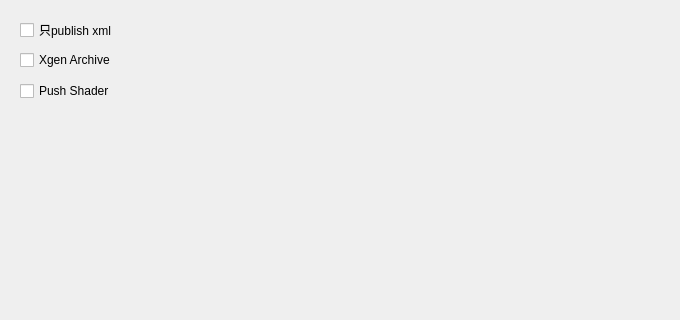
<?xml version="1.0" encoding="UTF-8"?>
<ui version="4.0">
 <class>Form</class>
 <widget class="QWidget" name="Form">
  <property name="geometry">
   <rect>
    <x>0</x>
    <y>0</y>
    <width>680</width>
    <height>320</height>
   </rect>
  </property>
  <property name="windowTitle">
   <string>Form</string>
  </property>
  <widget class="QCheckBox" name="checkBox_xgenarc">
   <property name="geometry">
    <rect>
     <x>20</x>
     <y>50</y>
     <width>111</width>
     <height>20</height>
    </rect>
   </property>
   <property name="text">
    <string>Xgen Archive</string>
   </property>
  </widget>
  <widget class="QCheckBox" name="checkBox">
   <property name="geometry">
    <rect>
     <x>20</x>
     <y>20</y>
     <width>121</width>
     <height>20</height>
    </rect>
   </property>
   <property name="text">
    <string>只publish xml</string>
   </property>
  </widget>
  <widget class="QCheckBox" name="checkBox_shader">
   <property name="geometry">
    <rect>
     <x>20</x>
     <y>80</y>
     <width>111</width>
     <height>22</height>
    </rect>
   </property>
   <property name="text">
    <string>Push Shader</string>
   </property>
  </widget>
 </widget>
 <resources/>
 <connections/>
</ui>
